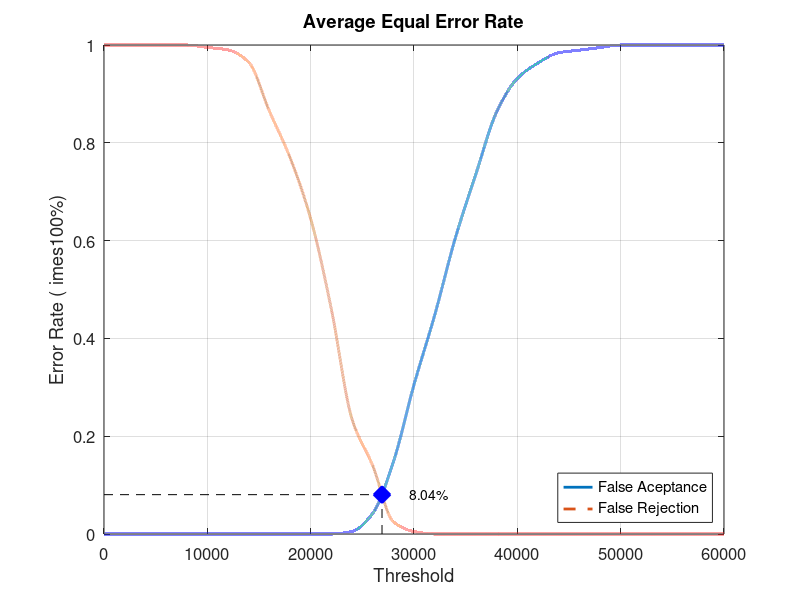
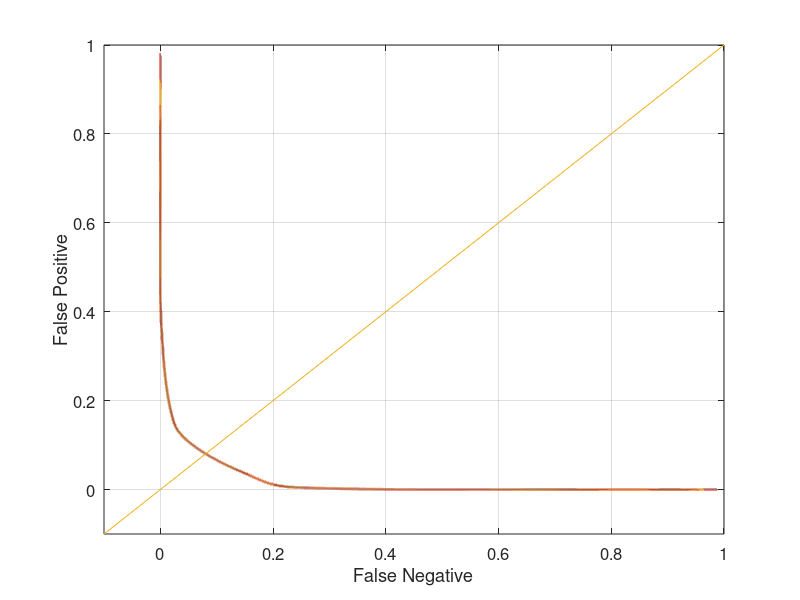

The MATLAB source for these figures, in order:
close all;
clear;
clc;
x = 0:2000:60000;
xq = 0:0.5:60000;

y0 = [0 0 0 0 0 0 0 0 0 0 0 0 0.00526316 0.0421053 0.147368 0.305263 0.447368 0.605263 0.736842 0.863158 0.931579 0.963158 0.984211 0.989474 0.994737 1 1 1 1 1 1]
yy0 = interp1(x, y0, xq, 'pchip');
y1 = [1 1 1 1 1 0.995 0.99 0.965 0.865 0.77 0.645 0.46 0.235 0.14 0.025 0.005 0 0 0 0 0 0 0 0 0 0 0 0 0 0 0]
yy1 = interp1(x, y1, xq, 'pchip');

% Calculating EER: 
y2 = abs(y0 - y1);
find(y2 == min(y2))
yy2 = abs(yy0 - yy1);
xEER = find(yy2 == min(yy2));
xEERIndex = xq(xEER) % X-axis EER
yEER = yy0(xEER) % Y-axis EER

main = figure
plot(xq, yy0,'-','LineWidth', 2);	hold on
plot(xq, yy1,'--','LineWidth', 2);	hold on
plot([xEERIndex xEERIndex], [0 yEER], 'k--');	hold on
plot([0 xEERIndex], [yEER yEER], 'k--');	hold on
plot(xEERIndex, yEER, 'bx', 'LineWidth', 10);	hold on
text(xEERIndex + 10 * xEERIndex / 100, yEER, [num2str(round((10000 * yEER)) / 100) '%'])
legend('False Aceptance', 'False Rejection', 'Location', 'SouthEast')
xlabel('Threshold')
ylabel('Error Rate (	imes100%)')
title('Average Equal Error Rate')
set(gca, 'FontSize', 12)
axis([0 60000 0 1])
grid on

print(main, 'Database5_3Main', '-dpng');
FNRxFPR = figure('Color', [1 1 1]);
plot(yy1, yy0, '-', yy1, yy0, 'LineWidth', 2);
hold on
y = -0.1:0.1:1
plot(y, y); 
set(gca, 'FontSize', 12)
xlabel('False Negative')
ylabel('False Positive')
axis([-0.1 1 -0.1 1])
set(gca, 'FontSize', 12)
grid on

print(FNRxFPR, 'Database5_3FNRxFPR','-dpng');
